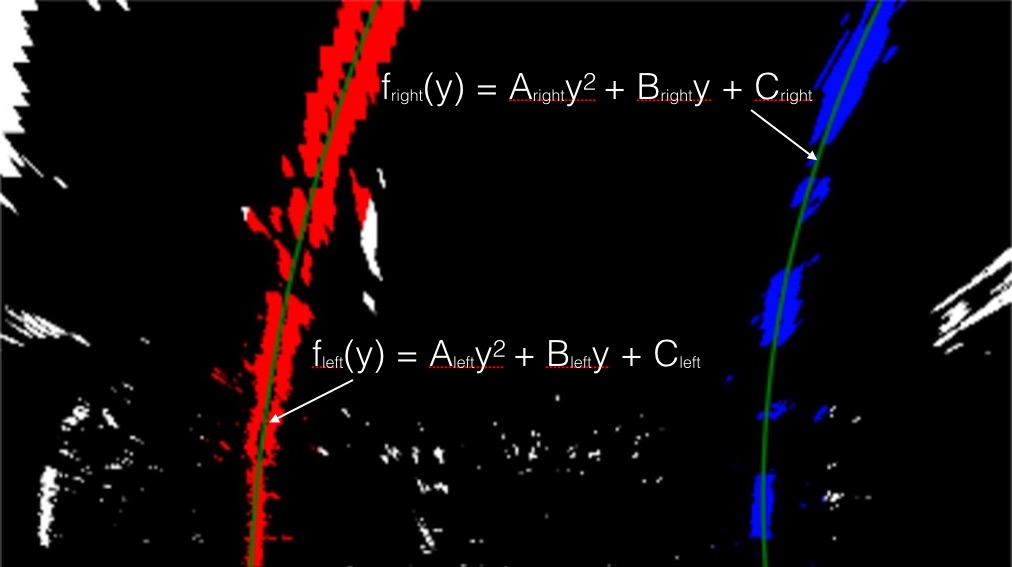
#> input picture examples/color_fit_lines.jpg, 1012 x 567 px; its folder holds only this picture in this run
$ python -i threshold.py   (imports and definitions only)   (older library calls are emulated)
#> lines starting #> are read from the running program, lines starting #| are printed output that depends on the picture
### AdvLaneFinding/utils.py
"""
    Utility functions module
"""

import cv2
import matplotlib.pyplot as plt
import matplotlib.image as mpimg
import os
import glob
import numpy as np

def grayscale(img):
    """
        Returns an image grayscaled.
    """
    return cv2.cvtColor(img, cv2.COLOR_RGB2GRAY)

# [157 lines left out: functions rgb2hls, rgb2hsv, select_channel, extract_white_yellow, gaussian_blur, get_region and 8 more, not called in this run]

### AdvLaneFinding/threshold.py
import cv2
import numpy as np

import AdvLaneFinding.utils as utils

class Thresholder(object):
    """
        An image thresholder utility.
    """

    def __init__(self):
        """
            Returns a Thresholder object.
        """

    def threshold(self, input, thresh=(0, 255)):
        """
            Applies the specified threshold to an image.
        """
        output = np.zeros_like(input)
        output[(input >= thresh[0]) & (input <= thresh[1])] = 1
        return output

    def gray_threshold(self, img, thresh=(130, 255)):
        """
            Grayscales and threshold an image.

            Attributes:
                img: the image.
                thresh: threshold lower and upper bounds tuple.
        """
        gray = utils.grayscale(img)
        return self.threshold(gray, thresh)

    def sobel(self, img, orient='x', kernel=3, thresh=(20, 100)):
        """
            Applies sobel filter in the *orient* direction.

            Attributes:
                img: the image.
                orient: orientation for to apply the filter.
                thresh: threshold lower and upper bounds tuple.
        """
        gray = utils.grayscale(img)
        if orient == 'x':
            sobel = cv2.Sobel(gray, cv2.CV_64F, 1, 0, ksize=kernel)
        else:
            sobel = cv2.Sobel(gray, cv2.CV_64F, 0, 1, ksize=kernel)
        # Take the absolute value of the derivative or gradient
        abs_sobel = np.absolute(sobel)
        # Scale to 8-bit (0 - 255) then convert to type = np.uint8
        scaled_sobel = np.uint8(255 * abs_sobel / np.max(abs_sobel))
        return self.threshold(scaled_sobel, thresh)

    def grad_magnitude(self, img, kernel=3, thresh=(30, 100)):
        """
            Applies sobel on both orientations (x and y) and then
            computes the gradient magnitude and applies a threshold.

            Attributes:
                img: the image.
                kernel: The sobel kernel.
                thresh: threshold lower and upper bounds tuple.
        """
        gray = utils.grayscale(img)
        # Take the gradient in x and y separately
        sobelx = cv2.Sobel(gray, cv2.CV_64F, 1, 0, ksize=kernel)
        sobely = cv2.Sobel(gray, cv2.CV_64F, 0, 1, ksize=kernel)
        # Calculate the magnitude
        gradmag = np.sqrt(sobelx**2 + sobely**2)
       #  Scale to 8-bit (0 - 255) and convert to type = np.uint8
        scale_factor = np.max(gradmag)/255
        gradmag = (gradmag/scale_factor).astype(np.uint8)
        return self.threshold(gradmag, thresh)

    def direction(self, img, kernel=3, thresh=(0.7, 1.3)):
        """
            Applies sobel x and y, computes the direction of the
            gradient and then applies a threshold.

            Attributes:
                img: the image.
                kernel: The sobel kernel.
                thresh: threshold lower and upper bounds tuple.
        """
        gray = utils.grayscale(img)
        # Take the gradient in x and y separately
        sobelx = cv2.Sobel(gray, cv2.CV_64F, 1, 0, ksize=kernel)
        sobely = cv2.Sobel(gray, cv2.CV_64F, 0, 1, ksize=kernel)
        # Take the absolute value of the x and y gradients
        absgraddir = np.arctan2(np.absolute(sobely), np.absolute(sobelx))
        return self.threshold(absgraddir, thresh)

    def combine_two(self, first, second, tuples=False):
        """
            Applies a combination of two or four thresholds.

            Attributes:
                first: first threshold or tuple.
                second: second threshold or tuple.
                tuples: True if first and second are tuples
        """
        if tuples:
            combined = np.zeros_like(second[1])
            combined[((first[0] == 1) & (first[1] == 1)) | ((second[0] == 1) & (second[1] == 1))] = 1
        else:
            combined = np.zeros_like(second)
            combined[(first == 1) | (second == 1)] = 1
        return combined

    def combine_all(self, img, ksize=3):
        """
            Computes and combines all thresholds.

            Attributes:
                img: the image.
                ksize: kernel size for thresholds.
        """
        sobelx = self.sobel(img, orient='x', kernel=ksize) #, thresh=(0, 255))
        sobely = self.sobel(img, orient='y', kernel=ksize) #, thresh=(0, 255))
        gradmag = self.grad_magnitude(img, kernel=ksize) #, thresh=(0, 255))
        dir_thresh = self.direction(img, kernel=ksize) #, thresh=(0, np.pi/2))
        return self.combine_two((sobelx, sobely), (gradmag, dir_thresh), True)

>>> import cv2
>>> picture = cv2.imread('../examples/color_fit_lines.jpg')
#> picture is the input picture: shape (567, 1012, 3); mean B, G, R 11.4, 8.2, 15.7
>>> result = Thresholder().combine_all(picture)
#> in sobel, `return self.threshold(scaled_sobel, thresh)`:
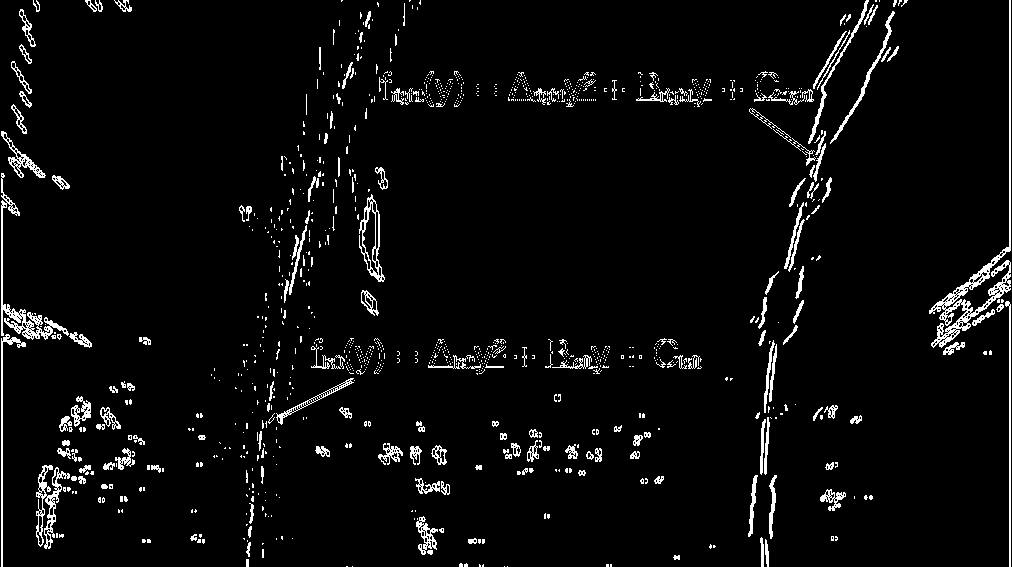
#> returned value: shape (567, 1012); values 0 (black) and 1 (white), 4.2% white in thin lines or dots
#> call 2 of sobel, with orient = 'y', kernel = 3, thresh = (20, 100)
#> in sobel (call 2), `sobel = cv2.Sobel(gray, cv2.CV_64F, 0, 1, ksize=kernel)`:
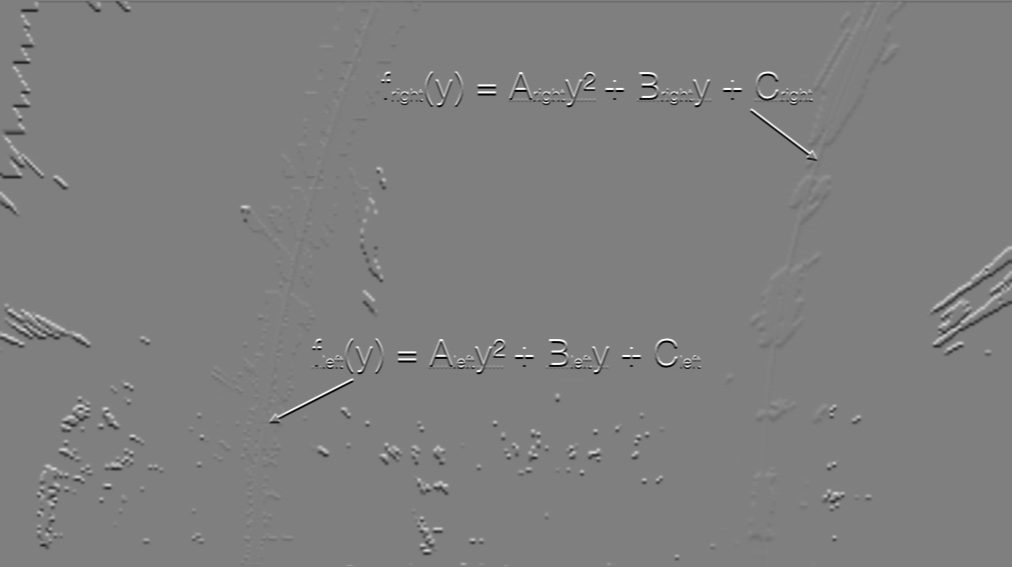
#> sobel: shape (567, 1012) float64; min -1020, max 1020, mean -0.6; drawn with min black and max white
#> in sobel (call 2), `abs_sobel = np.absolute(sobel)`:
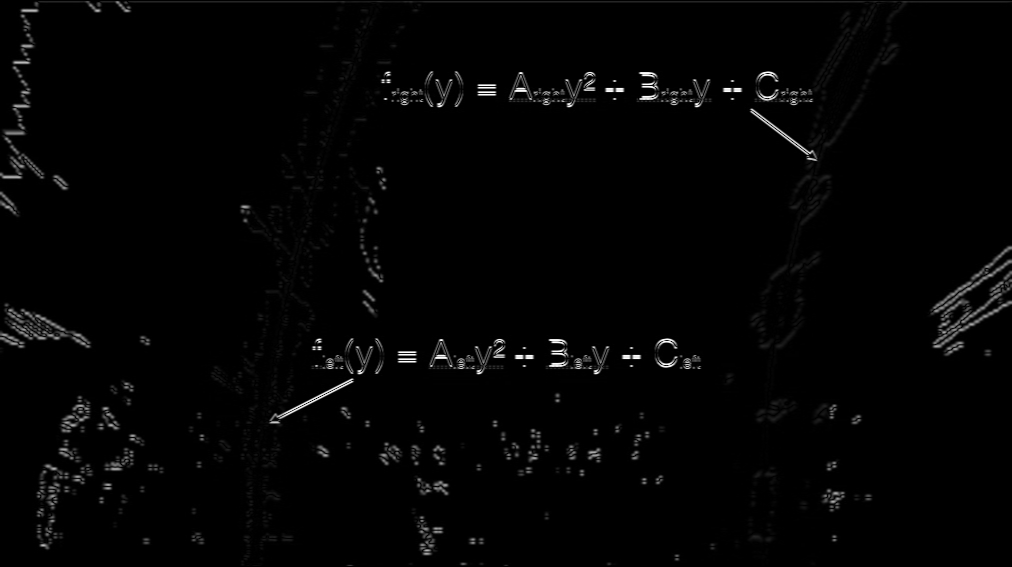
#> abs_sobel: shape (567, 1012) float64; min 0, max 1020, mean 15; drawn with min black and max white
#> in sobel (call 2), `return self.threshold(scaled_sobel, thresh)`: returned value: shape (567, 1012); values 0 (black) and 1 (white), 3.5% white in thin lines or dots
#> in grad_magnitude, `gradmag = np.sqrt(sobelx**2 + sobely**2)`:
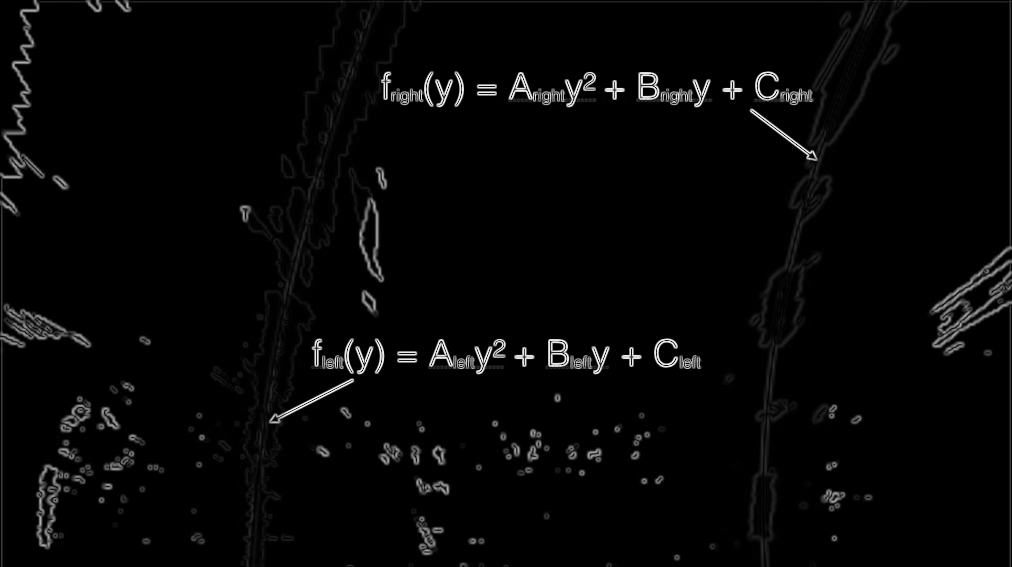
#> gradmag: shape (567, 1012) float64; min 0, max 1101.9, mean 26.9; drawn with min black and max white
#> in grad_magnitude, `scale_factor = np.max(gradmag)/255`: scale_factor = 4.32
#> in grad_magnitude, `return self.threshold(gradmag, thresh)`: returned value: shape (567, 1012); values 0 (black) and 1 (white), 3.1% white in thin lines or dots
#> in direction, `absgraddir = np.arctan2(np.absolute(sobely), np.absolute(sobelx))`:
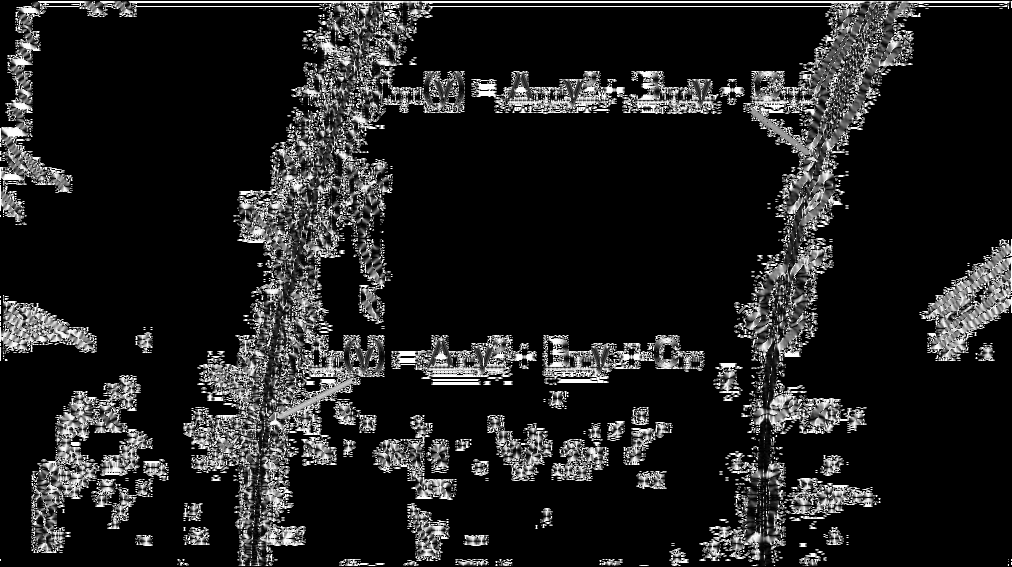
#> absgraddir: shape (567, 1012) float64; min 0, max 1.57, mean 0.201; drawn with min black and max white
#> in direction, `return self.threshold(absgraddir, thresh)`:
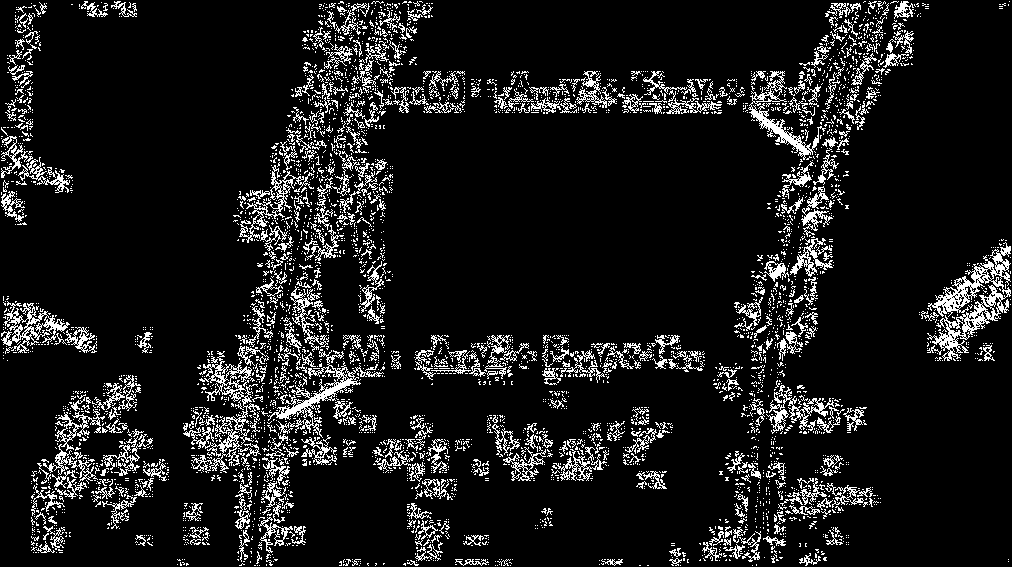
#> returned value: shape (567, 1012) float64; values 0 (black) and 1 (white), 10.2% white in thin lines or dots
#> in combine_all, `return self.combine_two((sobelx, sobely), (gradmag, dir_thresh), True)`:
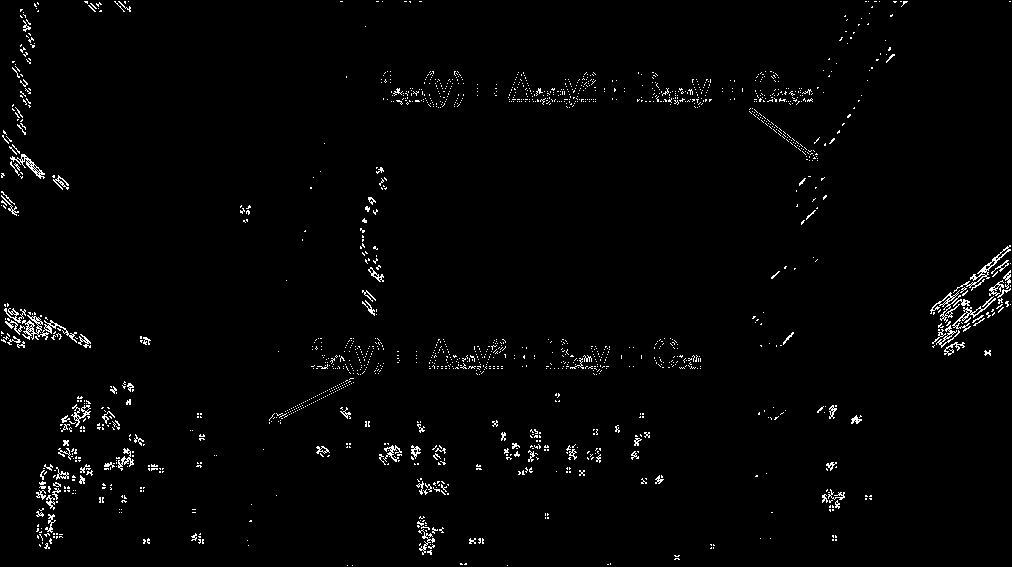
#> returned value: shape (567, 1012) float64; values 0 (black) and 1 (white), 1.8% white in thin lines or dots
